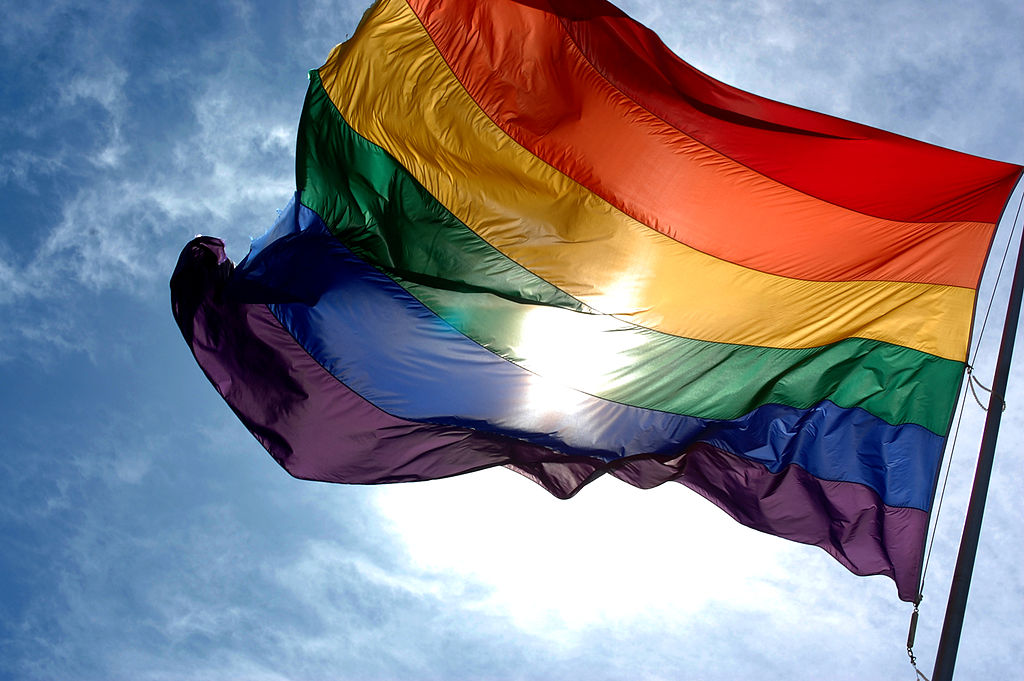
#> input picture section1_Introduction_To_Comptuer_Vision/lesson_7/images/rainbow_flag.jpg, 1024 x 681 px
$ python image_pyramids.py
#> lines starting #> are read from the running program, lines starting #| are printed output that depends on the picture
import numpy as np
import matplotlib.pyplot as plt
import cv2


# Read in the image
image = cv2.imread('images/rainbow_flag.jpg')
#> image is the input picture: shape (681, 1024, 3); mean B, G, R 139.6, 129.7, 134

# Change color to RGB (from BGR)
image = cv2.cvtColor(image, cv2.COLOR_BGR2RGB)

# plt.imshow(image)
# plt.show()

level_1 = cv2.pyrDown(image)
level_2 = cv2.pyrDown(level_1)
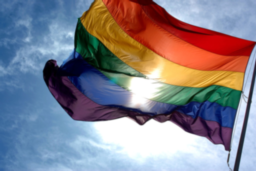
#> level_2: shape (171, 256, 3); mean R, G, B 133.9, 129.7, 139.7
level_3 = cv2.pyrDown(level_2)
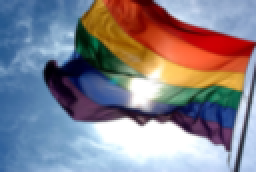
#> level_3: shape (86, 128, 3) (shown 2 times larger); mean R, G, B 133.7, 129.7, 139.9

f, (ax1, ax2, ax3, ax4) = plt.subplots(4,1,figsize=(20,10))

ax1.set_title('original')
ax1.imshow(image)

ax2.set_title('level_1')
ax2.imshow(level_1)
ax2.set_xlim([0, image.shape[1]])
ax2.set_ylim([image.shape[0], 0])

ax3.set_title('level_2')
ax3.imshow(level_2)
ax3.set_xlim([0, image.shape[1]])
ax3.set_ylim([image.shape[0], 0])

ax4.set_title('level_3')
ax4.imshow(level_3)
ax4.set_xlim([0, image.shape[1]])
ax4.set_ylim([image.shape[0], 0])

plt.show()
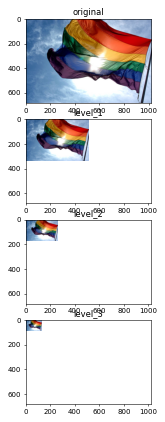
#> figure drawn by matplotlib, 4 panels

$ run again, with section1_Introduction_To_Comptuer_Vision/lesson_7/images/Team.jpeg copied over section1_Introduction_To_Comptuer_Vision/lesson_7/images/rainbow_flag.jpg
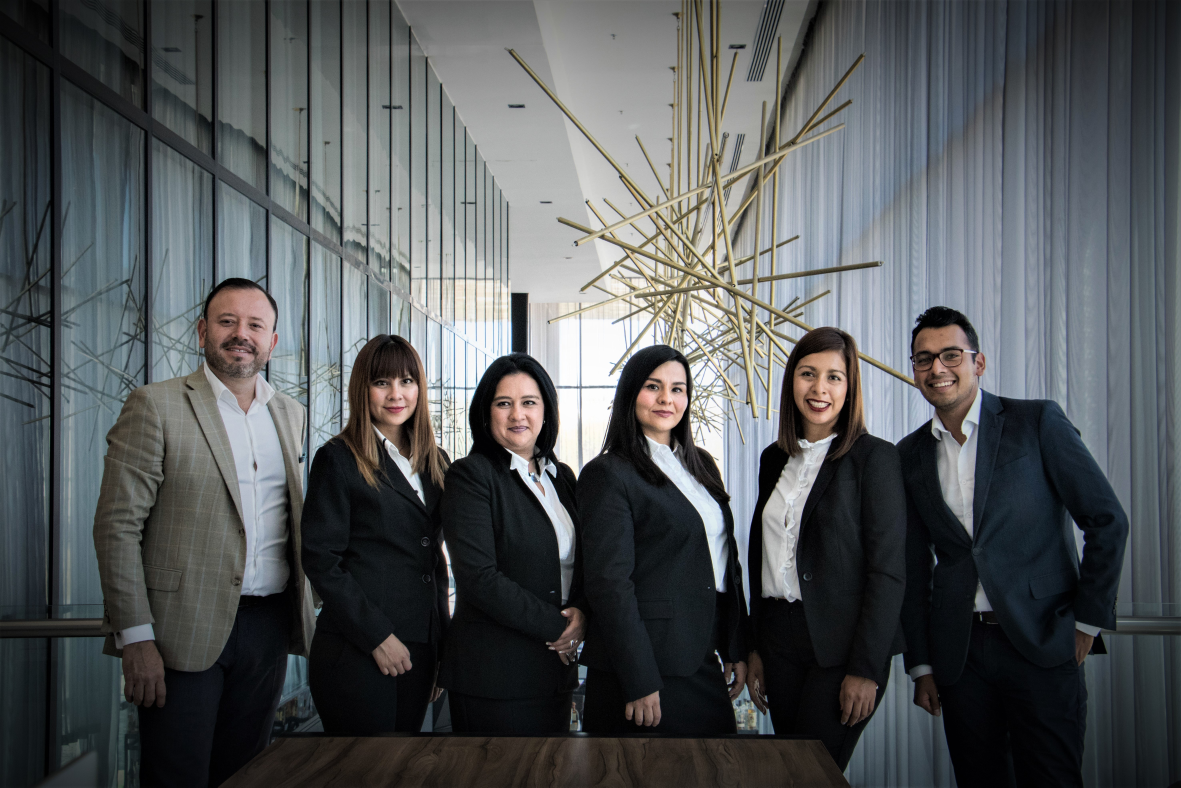
#> input picture section1_Introduction_To_Comptuer_Vision/lesson_7/images/Team.jpeg, 5905 x 3937 px (shown at 1/5 size)
#> image is the input picture: shape (3937, 5905, 3); mean B, G, R 88.3, 86.5, 83.2
#> `level_3 = cv2.pyrDown(level_2)`:
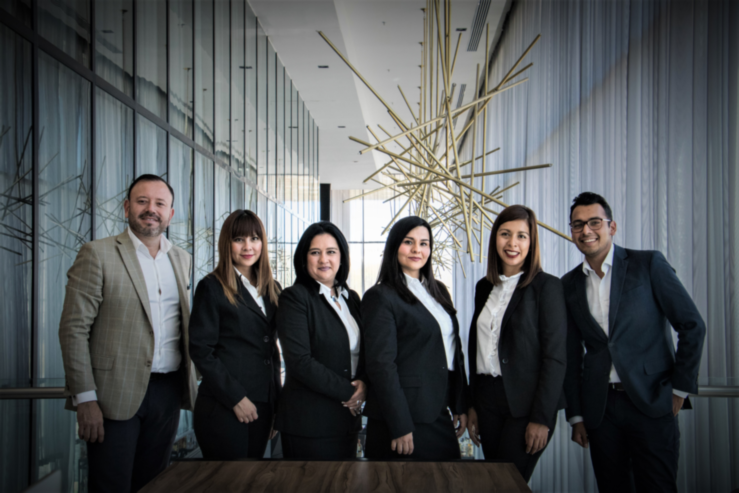
#> level_3: shape (493, 739, 3); mean R, G, B 83.1, 86.5, 88.2
#> `plt.show()`:
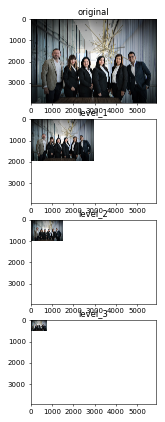
#> figure drawn by matplotlib, 4 panels

$ run again, with section1_Introduction_To_Comptuer_Vision/lesson_7/images/cat.jpeg copied over section1_Introduction_To_Comptuer_Vision/lesson_7/images/rainbow_flag.jpg
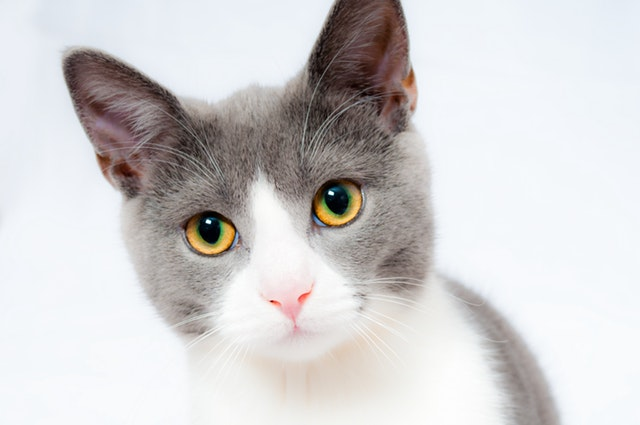
#> input picture section1_Introduction_To_Comptuer_Vision/lesson_7/images/cat.jpeg, 640 x 425 px
#> image is the input picture: shape (425, 640, 3); mean B, G, R 208.1, 207.7, 209.6
#> `level_2 = cv2.pyrDown(level_1)`:
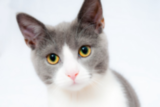
#> level_2: shape (107, 160, 3); mean R, G, B 209.7, 207.8, 208.3
#> `plt.show()`:
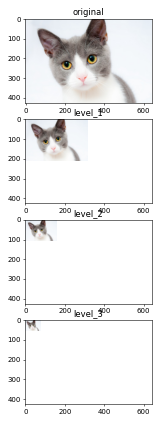
#> figure drawn by matplotlib, 4 panels
